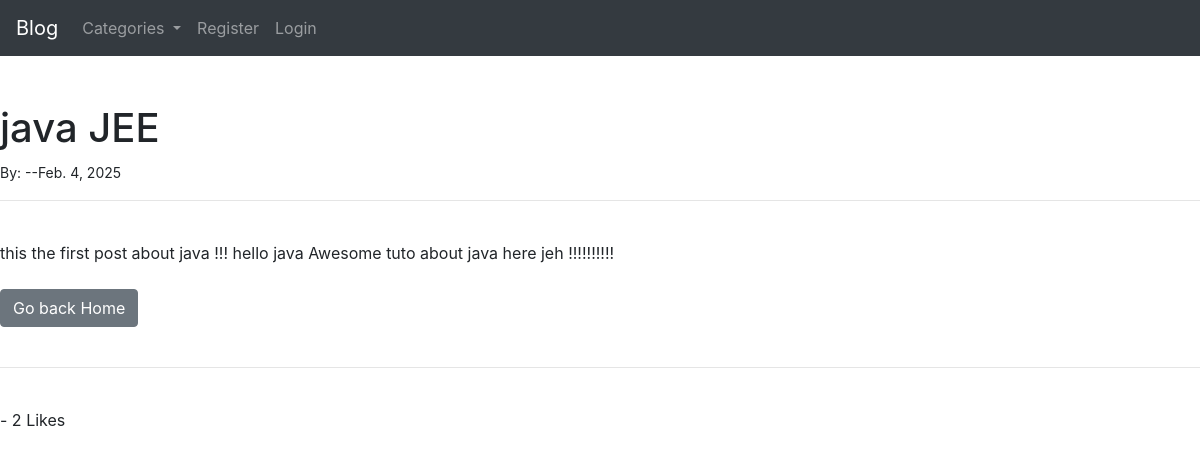
The app's page /article/1 with its own data.
### blog/models.py (models this page shows, shortened)
class Post(models.Model):
    title = models.CharField(max_length=255)
    title_tag = models.CharField(max_length=255, default='')
    author = models.ForeignKey(User, on_delete=models.CASCADE)
    body = models.TextField()
    post_date = models.DateField(auto_now_add=True)
    category = models.CharField(max_length=255, default='Uncategorized')
    likes = models.ManyToManyField(User, related_name='blog_posts')
    def total_likes(self):
        return self.likes.count()

### blog/views.py (the view)
# urls.py: path('article/<int:pk>',PostDetails.as_view(), name='postdetails' ),
class PostDetails(DetailView):
    model = Post
    template_name= 'postdetails.html'
    def get_context_data(self,*args ,**kwargs):
          cat_menu = Category.objects.all()
          context = super(PostDetails, self).get_context_data(*args, **kwargs)
          stuff = get_object_or_404(Post, id=self.kwargs['pk'])
          total_likes =stuff.total_likes()
          liked =False
          if stuff.likes.filter(id=self.request.user.id).exists():
              liked =True
          context["cat_menu"] = cat_menu
          context["total_likes"] = total_likes
          context["liked"] = liked
          return context

### blog/models.py (called while the page is built)
    def __str__(self):
        return self.name

### blog/templates/postdetails.html (shortened to what this page needs)
{% extends 'base.html' %}
{% block content %}
<br/> <br/>
<h1> {{post.title}} </h1>
<small > By: {{post.author.first_name}} {{post.author.last_name}}
    --{{post.post_date}}
</small>   </br>
<hr>
<br/>
{{post.body|safe}}
<br/> <br/>
<a href=" {% url 'home'%}"  class="btn btn-secondary"> Go back Home</a>
<br/> <br/>
<hr>
<br/>
<form action="{% url 'like_post' post.pk %}" method="POST">
    {% if user.is_authenticated %}
    {%if liked %}
         <button type="submit", name="post_id", value="{{post.id}}" , class="btn btn-danger btn-sm"> Unlike </button>
    {%else%}
         <button type="submit", name="post_id", value="{{post.id}}" , class="btn btn-primary btn-sm"> Like </button>
    {% endif %}
    {% else %}
    - {{total_likes}} Likes
    {% endif %}
 {% endblock %}

### records on screen
Post: title "java JEE", post_date "Feb. 4, 2025", body "this the first post about java !!! hello java Awesome tuto about java here jeh !!!!!!!!!!"

### other values on screen
{{ total_likes }} "2"
